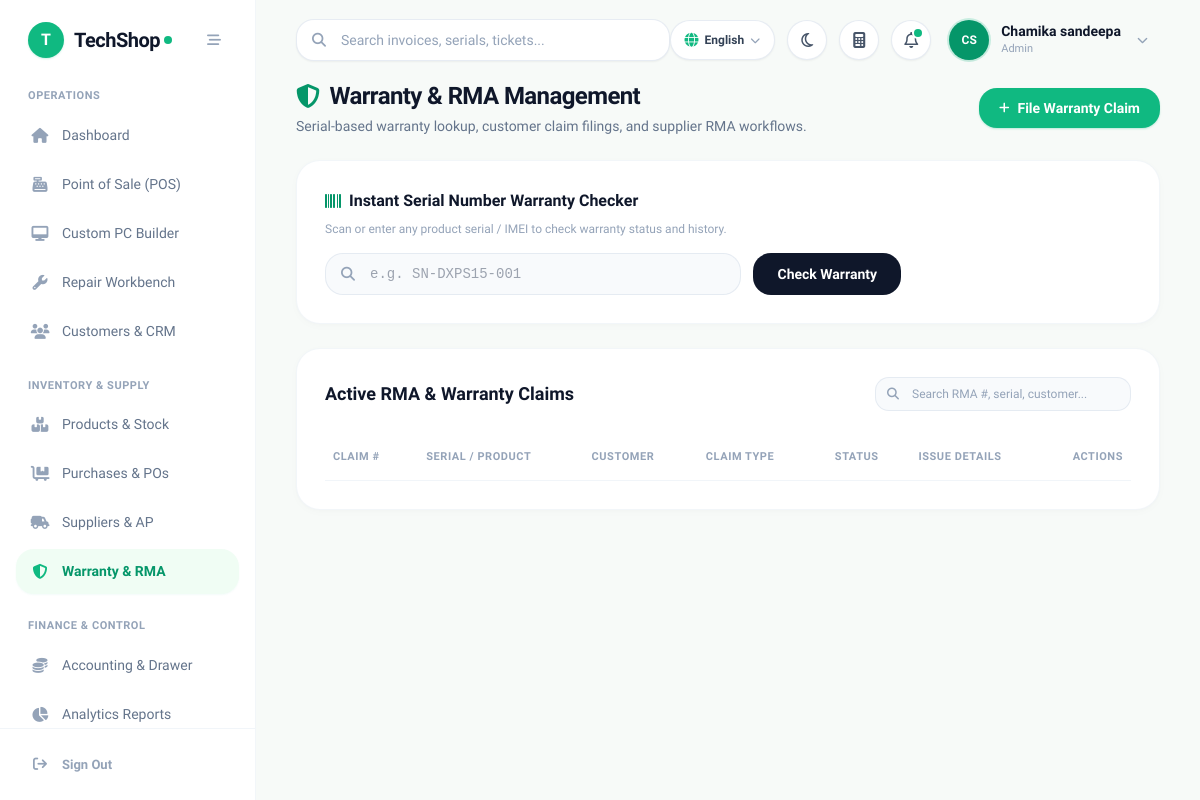
The page /pages/warranty.php (signed in) on the database its author committed.
### tables this page shows
CREATE TABLE IF NOT EXISTS `settings` (
  `setting_key` varchar(50) NOT NULL,
  `setting_value` text,
  `created_at` timestamp NULL DEFAULT CURRENT_TIMESTAMP,
  `updated_at` timestamp NULL DEFAULT CURRENT_TIMESTAMP ON UPDATE CURRENT_TIMESTAMP,
  PRIMARY KEY (`setting_key`)
);

CREATE TABLE IF NOT EXISTS `users` (
  `id` bigint unsigned NOT NULL AUTO_INCREMENT,
  `name` varchar(255) NOT NULL,
  `email` varchar(255) NOT NULL,
  `password` varchar(255) NOT NULL,
  `role` varchar(50) NOT NULL DEFAULT 'Cashier',
  `status` tinyint(1) NOT NULL DEFAULT '1',
  `created_at` timestamp NULL DEFAULT CURRENT_TIMESTAMP,
  `updated_at` timestamp NULL DEFAULT CURRENT_TIMESTAMP ON UPDATE CURRENT_TIMESTAMP,
  `phone` varchar(30) DEFAULT NULL,
  `branch_id` int unsigned NOT NULL DEFAULT '1',
  PRIMARY KEY (`id`),
  UNIQUE KEY `email` (`email`)
);

### pages/warranty.php (the view, shortened to what the rows shown need)
<?php
require_once '../includes/db.php';
require_once '../includes/header.php';
?>
<div class="space-y-6 max-w-7xl mx-auto">
    <div class="flex flex-col sm:flex-row sm:items-center justify-between gap-4">
        <div>
            <h1 class="text-2xl font-bold text-slate-900 tracking-tight flex items-center gap-2.5">
                <i class="fa-solid fa-shield-halved text-emerald-600"></i>
                <span>Warranty & RMA Management</span>
            </h1>
        </div>
    </div>
    <div class="bg-white rounded-3xl p-6 sm:p-7 shadow-card border border-slate-100/90">
        <h2 class="text-base font-bold text-slate-900 mb-2 flex items-center gap-2">
            <i class="fa-solid fa-barcode text-emerald-600"></i>
            <span>Instant Serial Number Warranty Checker</span>
        </h2>
    </div>
    <div class="bg-white rounded-3xl shadow-card border border-slate-100/90 p-6 sm:p-7 overflow-hidden">
        <div class="flex flex-col sm:flex-row sm:items-center justify-between gap-4 mb-6">
            <h2 class="text-lg font-bold text-slate-900">Active RMA & Warranty Claims</h2>
        </div>
        <div class="overflow-x-auto -mx-6 sm:-mx-7 px-6 sm:px-7">
            <table class="w-full text-left border-collapse" id="claimsTable">
                <thead>
                    <tr class="border-b border-slate-100 text-[11px] font-bold text-slate-400 uppercase tracking-wider">
                        <th class="py-3.5 pr-4 pl-2">Claim #</th>
                        <th class="py-3.5 px-4">Serial / Product</th>
                        <th class="py-3.5 px-4">Customer</th>
                        <th class="py-3.5 px-4">Claim Type</th>
                        <th class="py-3.5 px-4 text-center">Status</th>
                        <th class="py-3.5 px-4">Issue Details</th>
                        <th class="py-3.5 pl-4 pr-2 text-right">Actions</th>
                    </tr>
                </thead>
            </table>
        </div>
    </div>
</div>
<?php require_once '../includes/footer.php'; ?>

### includes/header.php (shortened to what the rows shown need)
<?php
require_once __DIR__ . '/auth.php';
enforce_page_access();
require_once __DIR__ . '/lang.php';
$user = $_SESSION['user'];
        ?>
        <?php
function isActive($page) {
    $current = basename($_SERVER['PHP_SELF']);
    if ($current === $page || strpos($_SERVER['REQUEST_URI'], $page) !== false) {
        return 'bg-emerald-50 text-emerald-600 font-semibold shadow-sm shadow-emerald-500/5';
    }
    return 'text-slate-500 hover:text-slate-900 hover:bg-slate-50/80 font-medium';
}
function getIconColor($page) {
    $current = basename($_SERVER['PHP_SELF']);
    if ($current === $page || strpos($_SERVER['REQUEST_URI'], $page) !== false) {
        return 'text-emerald-500';
    }
    return 'text-slate-400 group-hover:text-slate-600';
}
$sys_name = 'TechShop';
$sys_logo = '';
if (isset($pdo) && $pdo) {
    try {
        $stmt_h = $pdo->query("SELECT setting_key, setting_value FROM settings WHERE setting_key IN ('system_name', 'shop_logo', 'currency_symbol', 'shop_currency', 'supported_currencies_json')");
        while ($row = $stmt_h->fetch()) {
            if ($row['setting_key'] === 'system_name' && !empty($row['setting_value'])) $sys_name = $row['setting_value'];
        }
    } catch (\Exception $e) {}
}
$user_name = $user['name'] ?? 'Staff User';
$user_role = $user['role'] ?? 'Cashier';
$name_parts = explode(' ', trim($user_name));
$initials = strtoupper(substr($name_parts[0] ?? 'U', 0, 1) . (isset($name_parts[1]) ? substr($name_parts[1], 0, 1) : ''));
?>
<!DOCTYPE html>
<html lang="en" class="h-full">
<head>
    <script src="https://cdn.tailwindcss.com"></script>
    <link rel="stylesheet" href="https://cdnjs.cloudflare.com/ajax/libs/font-awesome/6.5.1/css/all.min.css">
</head>
<body class="bg-[#F7FAF8] text-slate-800 font-sans flex h-screen overflow-hidden antialiased">
    <aside id="mainSidebar" class="w-64 bg-white border-r border-slate-100/90 flex flex-col fixed md:static inset-y-0 left-0 z-50 transform -translate-x-full md:translate-x-0 transition-transform duration-200 ease-in-out">
        <div class="h-20 flex items-center justify-between px-7">
            <a href="dashboard.php" class="flex items-center gap-2.5 group">
                <?php if ($sys_logo): ?>
                    <img src="../uploads/logo/<?php echo htmlspecialchars($sys_logo); ?>" alt="Logo" class="h-9 w-9 object-contain rounded-xl">
                <?php else: ?>
                    <div class="w-9 h-9 rounded-2xl bg-emerald-500 text-white flex items-center justify-center font-black text-base shadow-sm shadow-emerald-500/20">
                        <?php echo strtoupper(substr($sys_name, 0, 1)); ?>
                    </div>
                <?php endif; ?>
                <div class="flex items-center tracking-tight">
                    <span class="text-xl font-bold text-slate-900 tracking-tight"><?php echo htmlspecialchars($sys_name); ?></span>
                    <span class="w-2 h-2 rounded-full bg-emerald-500 ml-1 inline-block"></span>
                </div>
            </a>
        </div>
        <nav class="flex-1 overflow-y-auto px-4 py-2 space-y-6">
            <div>
                <p class="text-[11px] font-bold uppercase tracking-wider text-slate-400 px-3 mb-2"><?php echo __('nav_operations'); ?></p>
                <div class="space-y-1">
                    <a href="dashboard.php" class="sidebar-item flex items-center px-3.5 py-3 rounded-2xl group <?php echo isActive('dashboard.php'); ?>">
                        <i class="fa-solid fa-house w-5 text-center text-[15px] <?php echo getIconColor('dashboard.php'); ?>"></i>
                        <span class="ml-3 text-[14px]"><?php echo __('nav_dashboard'); ?></span>
                    </a>
                    <?php if (can_access_page('pos.php')): ?>
                    <a href="pos.php" class="sidebar-item flex items-center px-3.5 py-3 rounded-2xl group <?php echo isActive('pos.php'); ?>">
                        <i class="fa-solid fa-cash-register w-5 text-center text-[15px] <?php echo getIconColor('pos.php'); ?>"></i>
                        <span class="ml-3 text-[14px]"><?php echo __('nav_pos'); ?></span>
                    </a>
                    <a href="build_pc.php" class="sidebar-item flex items-center px-3.5 py-3 rounded-2xl group <?php echo isActive('build_pc.php'); ?>">
                        <i class="fa-solid fa-desktop w-5 text-center text-[15px] <?php echo getIconColor('build_pc.php'); ?>"></i>
                        <span class="ml-3 text-[14px]"><?php echo __('nav_pc_builder'); ?></span>
                    </a>
                    <?php endif; ?>
                    <?php if (can_access_page('repairs.php')): ?>
                    <a href="repairs.php" class="sidebar-item flex items-center px-3.5 py-3 rounded-2xl group <?php echo isActive('repairs.php'); ?>">
                        <i class="fa-solid fa-wrench w-5 text-center text-[15px] <?php echo getIconColor('repairs.php'); ?>"></i>
                        <span class="ml-3 text-[14px]"><?php echo __('nav_repairs'); ?></span>
                    </a>
                    <?php endif; ?>
                    <?php if (can_access_page('customers.php')): ?>
                    <a href="customers.php" class="sidebar-item flex items-center px-3.5 py-3 rounded-2xl group <?php echo isActive('customers.php'); ?>">
                        <i class="fa-solid fa-users w-5 text-center text-[15px] <?php echo getIconColor('customers.php'); ?>"></i>
                        <span class="ml-3 text-[14px]"><?php echo __('nav_customers'); ?></span>
                    </a>
                    <?php endif; ?>
                </div>
            </div>
            <div>
                <p class="text-[11px] font-bold uppercase tracking-wider text-slate-400 px-3 mb-2"><?php echo __('nav_inventory_supply'); ?></p>
                <div class="space-y-1">
                    <?php if (can_access_page('products.php')): ?>
                    <a href="products.php" class="sidebar-item flex items-center px-3.5 py-3 rounded-2xl group <?php echo isActive('products.php'); ?>">
                        <i class="fa-solid fa-boxes-stacked w-5 text-center text-[15px] <?php echo getIconColor('products.php'); ?>"></i>
                        <span class="ml-3 text-[14px]"><?php echo __('nav_products'); ?></span>
                    </a>
                    <?php endif; ?>
                    <?php if (can_access_page('purchases.php')): ?>
                    <a href="purchases.php" class="sidebar-item flex items-center px-3.5 py-3 rounded-2xl group <?php echo isActive('purchases.php'); ?>">
                        <i class="fa-solid fa-cart-flatbed w-5 text-center text-[15px] <?php echo getIconColor('purchases.php'); ?>"></i>
                        <span class="ml-3 text-[14px]"><?php echo __('nav_purchases'); ?></span>
                    </a>
                    <?php endif; ?>
                    <?php if (can_access_page('suppliers.php')): ?>
                    <a href="suppliers.php" class="sidebar-item flex items-center px-3.5 py-3 rounded-2xl group <?php echo isActive('suppliers.php'); ?>">
                        <i class="fa-solid fa-truck-field w-5 text-center text-[15px] <?php echo getIconColor('suppliers.php'); ?>"></i>
                        <span class="ml-3 text-[14px]"><?php echo __('nav_suppliers'); ?></span>
                    </a>
                    <?php endif; ?>
                    <?php if (can_access_page('warranty.php')): ?>
                    <a href="warranty.php" class="sidebar-item flex items-center px-3.5 py-3 rounded-2xl group <?php echo isActive('warranty.php'); ?>">
                        <i class="fa-solid fa-shield-halved w-5 text-center text-[15px] <?php echo getIconColor('warranty.php'); ?>"></i>
                        <span class="ml-3 text-[14px]"><?php echo __('nav_warranty'); ?></span>
                    </a>
                    <?php endif; ?>
                </div>
            </div>
            <div>
                <p class="text-[11px] font-bold uppercase tracking-wider text-slate-400 px-3 mb-2"><?php echo __('nav_finance_control'); ?></p>
                <div class="space-y-1">
                    <?php if (can_access_page('accounting.php')): ?>
                    <a href="accounting.php" class="sidebar-item flex items-center px-3.5 py-3 rounded-2xl group <?php echo isActive('accounting.php'); ?>">
                        <i class="fa-solid fa-coins w-5 text-center text-[15px] <?php echo getIconColor('accounting.php'); ?>"></i>
                        <span class="ml-3 text-[14px]"><?php echo __('nav_accounting'); ?></span>
                    </a>
                    <?php endif; ?>
                    <?php if (can_access_page('reports.php')): ?>
                    <a href="reports.php" class="sidebar-item flex items-center px-3.5 py-3 rounded-2xl group <?php echo isActive('reports.php'); ?>">
                        <i class="fa-solid fa-chart-pie w-5 text-center text-[15px] <?php echo getIconColor('reports.php'); ?>"></i>
                        <span class="ml-3 text-[14px]"><?php echo __('nav_reports'); ?></span>
                    </a>
                    <?php endif; ?>
                </div>
            </div>
        </nav>
        <div class="p-4 border-t border-slate-100">
            <a href="../logout.php" class="flex items-center px-3.5 py-2.5 text-slate-400 hover:text-red-500 hover:bg-red-50/60 rounded-2xl transition-all">
                <i class="fa-solid fa-arrow-right-from-bracket w-5 text-center text-[14px]"></i>
                <span class="ml-3 text-[13px] font-semibold"><?php echo __('nav_sign_out'); ?></span>
            </a>
        </div>
    </aside>
    <main class="flex-1 flex flex-col h-screen overflow-hidden bg-[#F7FAF8]">
        <header class="h-20 bg-transparent flex items-center justify-between px-6 lg:px-10 z-20 shrink-0">
            <div class="flex items-center gap-4 flex-1">
                <div class="relative w-full max-w-sm hidden sm:block">
                    <input
                        type="text"
                        id="globalSearchInput"
                        placeholder="<?php echo __('hdr_search_placeholder', 'Search anything (F2)...'); ?>"
                        class="w-full pl-11 pr-4 py-2.5 bg-white border border-slate-200/80 rounded-2xl text-sm font-medium text-slate-800 placeholder-slate-400 focus:outline-none focus:ring-2 focus:ring-emerald-500/20 focus:border-emerald-500 shadow-sm transition-all"
                        onkeyup="handleGlobalSearch(event)"
                    >
                </div>
            </div>
            <div class="flex items-center space-x-2 sm:space-x-3">
                <div class="relative">
                    <button id="userMenuBtn" onclick="toggleUserMenu()" class="flex items-center gap-3 p-1.5 pr-3 rounded-full hover:bg-white transition-all">
                        <div class="w-10 h-10 rounded-full bg-emerald-600 text-white font-extrabold flex items-center justify-center text-xs shadow-sm ring-2 ring-emerald-500/20">
                            <?php echo htmlspecialchars($initials); ?>
                        </div>
                        <div class="text-left hidden md:block">
                            <div class="text-sm font-bold text-slate-900 leading-tight"><?php echo htmlspecialchars($user_name); ?></div>
                            <div class="text-[11px] font-medium text-slate-400"><?php echo htmlspecialchars($user_role); ?></div>
                        </div>
                        <i class="fa-solid fa-chevron-down text-slate-400 text-[11px] ml-1"></i>
                    </button>
                </div>
            </div>
        </header>
        <div class="flex-1 overflow-y-auto px-6 lg:px-10 pb-10">

### rows shown on the page
settings: setting_value "T", setting_value "TechShop"
settings: setting_value "OPERATIONS", setting_value "Dashboard", setting_value "Point of Sale (POS)", setting_value "Custom PC Builder", setting_value "Repair Workbench", setting_value "Customers & CRM", setting_value "INVENTORY & SUPPLY", setting_value "Products & Stock", setting_value "Purchases & POs", setting_value "Suppliers & AP", setting_value "Warranty & RMA", setting_value "FINANCE & CONTROL", setting_value "Accounting & Drawer", setting_value "Analytics Reports", setting_value "Sign Out"
users: name "CS", name "Chamika sandeepa", role "Admin"
